Frame 1 (no input): blank canvas, image omitted
Frame 60 (no input): blank canvas, image omitted
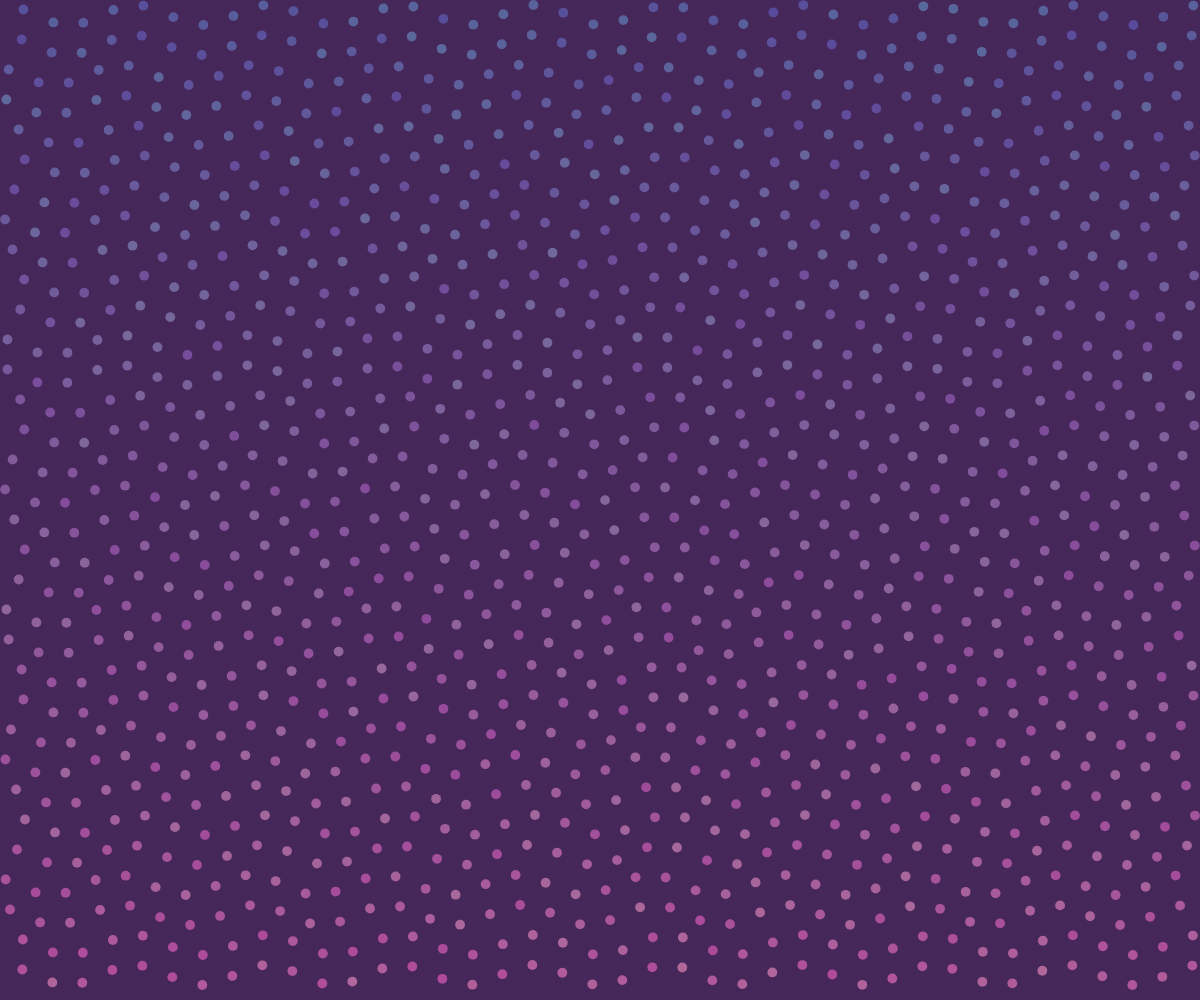
Frame 120 (the mouse pressed at the canvas centre since frame 60)

The p5.js sketch whose frames 1 and 60 were blank and that drew this single picture after the mouse press (run headless with seeded random() and noise() and a simulated clock; from frame 60 on, the mouse is pressed at the canvas centre):

// p5.js sketch
// ── sketch.js
let space;

function setup() {
  createCanvas(windowWidth, windowHeight);
}

function draw() {
  //space = mouseX + 1;
  space = map(mouseX, 0, width, 10, 50);

  //background(64, 39, 89);
  background(map(mouseY, 0, height, 20, 120), 39, 89); // Fondo que varía al movimiento de Y

  //fill(191, 179, 142);
  //noStroke();
  //for (let x = 20; x < width; x += 20) {
  //for (let y = 20; y < height; y += 20) {
  //circle(x, y, random(2, 10));
  //}
  //}
  //}

  for (let x = space / 2; x < width; x += space) {
    for (let y = space / 2; y < height; y += space) {
      // Para definir el color de los círculos

      let col = map(y, 0, height, 100, 255);
      fill(col, random(100, 150), map(mouseX, 0, width, 150, 255), 150);

      let size = map(mouseX, 0, width, 5, 20) + sin(frameCount * 0.1) * 5; // Se cambia el tamaño de los círculos

      // Crear círculos en movimiento al presionar el mouse
      let offsetX = mouseIsPressed ? sin(frameCount * 0.05 + y) * 10 : 0;
      let offsetY = mouseIsPressed ? cos(frameCount * 0.05 + x) * 10 : 0;

      noStroke();
      circle(x + offsetX, y + offsetY, size);
    }
  }
}
